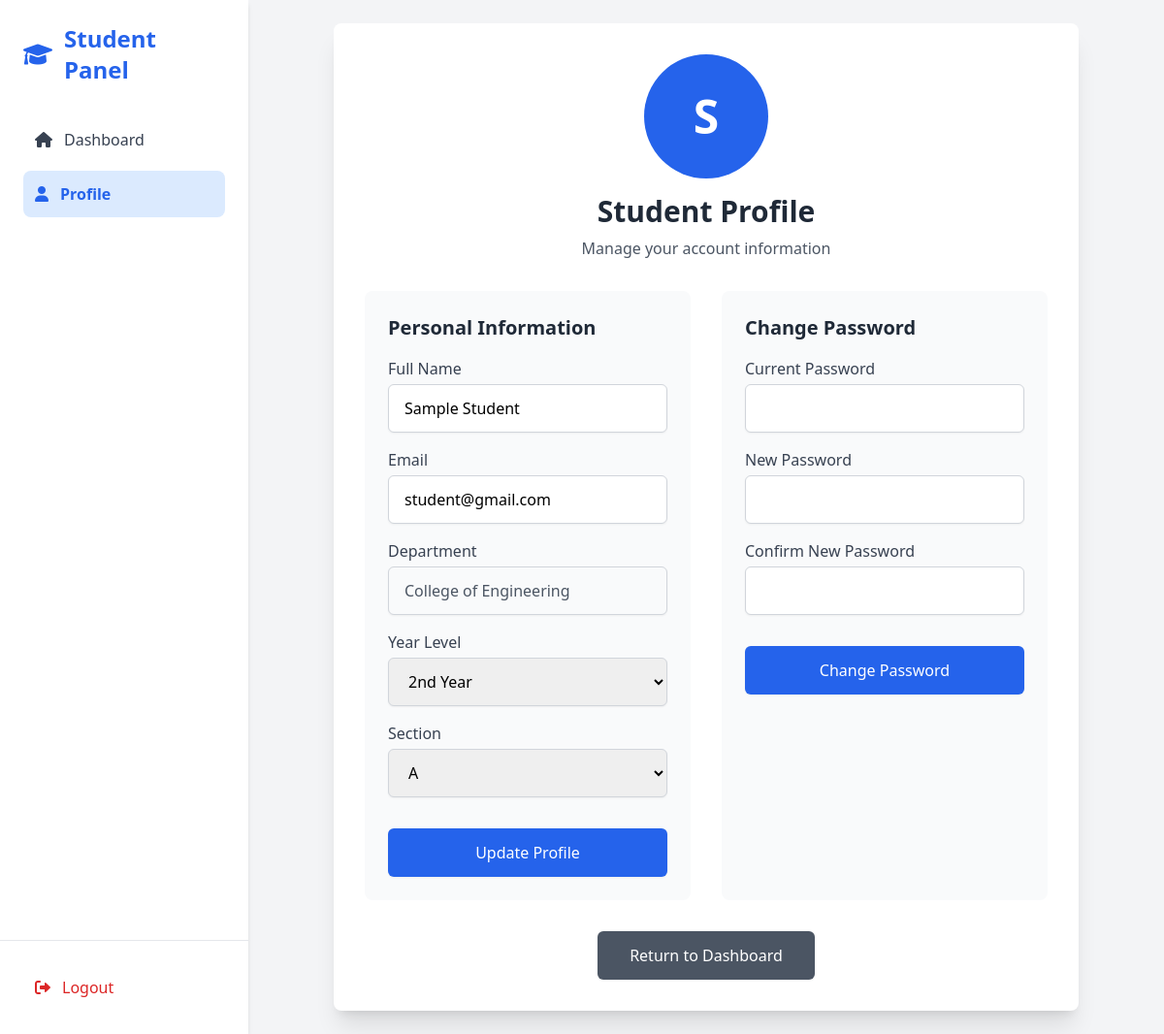
/student/profile.php (signed in), run on the app's committed database.
### tables this page shows
CREATE TABLE `students` (
  `id` int(11) NOT NULL,
  `full_name` varchar(100) NOT NULL,
  `email` varchar(100) NOT NULL,
  `password` varchar(255) NOT NULL,
  `year_level` enum('1st Year','2nd Year','3rd Year','4th Year') NOT NULL,
  `section` enum('A','B','C','D','E') NOT NULL,
  `registration_date` timestamp NOT NULL DEFAULT current_timestamp(),
  `department` varchar(255) NOT NULL DEFAULT ''
);

### student/profile.php (the view, shortened to what this page needs)
<?php
include '../includes/db_connection.php';
$student_id = $_SESSION['student_id'];
$year_levels = [
    '1st Year',
    '2nd Year',
    '3rd Year',
    '4th Year'
];
$sections = [
    'A',
    'B',
    'C',
    'D',
    'E'
];
$stmt = $conn->prepare("
    SELECT * FROM students WHERE id = ?
");
$stmt->bind_param("i", $student_id);
$stmt->execute();
$result = $stmt->get_result();
$student = $result->fetch_assoc();
?>
<!DOCTYPE html>
<html lang="en">
<head>
    <script src="https://cdn.tailwindcss.com"></script>
    <link href="https://cdnjs.cloudflare.com/ajax/libs/font-awesome/6.0.0/css/all.min.css" rel="stylesheet">
</head>
<body class="bg-gray-100 font-sans leading-normal tracking-normal">
    <div class="flex h-screen bg-gray-100">
        <div id="mobileMenu" class="mobile-menu fixed lg:static w-64 bg-white shadow-md flex flex-col h-full z-50">
            <div class="p-6 flex-1">
                <div class="flex items-center space-x-3 mb-8">
                    <i class="fas fa-graduation-cap text-2xl text-blue-600"></i>
                    <h2 class="text-2xl font-bold text-blue-600">Student Panel</h2>
                </div>
                <nav class="space-y-2">
                    <a href="student_dashboard.php" class="sidebar-item flex items-center space-x-3 text-gray-700 hover:bg-blue-100 hover:text-blue-600 p-3 rounded-lg">
                        <i class="fas fa-home"></i>
                        <span>Dashboard</span>
                    </a>
                    <a href="profile.php" class="sidebar-item flex items-center space-x-3 text-blue-600 bg-blue-100 p-3 rounded-lg font-semibold">
                        <i class="fas fa-user"></i>
                        <span>Profile</span>
                    </a>
                </nav>
            </div>
            <div class="p-6 border-t border-gray-200">
                <a href="../logout.php" class="sidebar-item flex items-center space-x-3 text-red-600 hover:bg-red-100 hover:text-red-800 p-3 rounded-lg">
                    <i class="fas fa-sign-out-alt"></i>
                    <span>Logout</span>
                </a>
            </div>
        </div>
        <div class="flex-1 p-4 lg:p-6 overflow-y-auto">
            <div class="profile-container max-w-3xl mx-auto bg-white rounded-lg shadow-xl p-4 lg:p-8">
                <div class="text-center mb-6 lg:mb-8">
                    <div class="flex justify-center mb-4">
                        <div class="w-24 h-24 lg:w-32 lg:h-32 rounded-full bg-blue-600 flex items-center justify-center text-white text-4xl lg:text-5xl font-bold">
                            <?php echo strtoupper(substr($student['full_name'], 0, 1)); ?>
                        </div>
                    </div>
                    <h1 class="text-2xl lg:text-3xl font-bold text-gray-800 mb-2">Student Profile</h1>
                    <p class="text-gray-600 text-sm lg:text-base">Manage your account information</p>
                </div>
                <div class="grid grid-cols-1 lg:grid-cols-2 gap-6 lg:gap-8">
                    <div class="bg-gray-50 rounded-lg p-4 lg:p-6">
                        <h2 class="text-lg lg:text-xl font-semibold text-gray-800 mb-4">Personal Information</h2>
                        <form action="profile.php" method="POST" class="space-y-4">
                            <div>
                                <label class="block text-sm lg:text-base font-medium text-gray-700 mb-1">Full Name</label>
                                <input type="text" name="full_name" value="<?php echo htmlspecialchars($student['full_name']); ?>"
                                       class="w-full px-3 lg:px-4 py-2 lg:py-3 border border-gray-300 rounded-md shadow-sm focus:ring-blue-500 focus:border-blue-500 text-sm lg:text-base" required>
                            </div>
                            <div>
                                <label class="block text-sm lg:text-base font-medium text-gray-700 mb-1">Email</label>
                                <input type="email" name="email" value="<?php echo htmlspecialchars($student['email']); ?>"
                                       class="w-full px-3 lg:px-4 py-2 lg:py-3 border border-gray-300 rounded-md shadow-sm focus:ring-blue-500 focus:border-blue-500 text-sm lg:text-base" required>
                            </div>
                            <div>
                                <label class="block text-sm lg:text-base font-medium text-gray-700 mb-1">Department</label>
                                <?php if (!empty($student['department'])): ?>
                                    <input type="text" value="<?php echo htmlspecialchars($student['department']); ?>"
                                           class="w-full px-3 lg:px-4 py-2 lg:py-3 border border-gray-300 rounded-md shadow-sm bg-gray-50 text-gray-600 text-sm lg:text-base"
                                           readonly>
                                <?php endif; ?>
                            </div>
                            <div>
                                <label class="block text-sm lg:text-base font-medium text-gray-700 mb-1">Year Level</label>
                                <select name="year_level" class="w-full px-3 lg:px-4 py-2 lg:py-3 border border-gray-300 rounded-md shadow-sm focus:ring-blue-500 focus:border-blue-500 text-sm lg:text-base" required>
                                    <?php foreach ($year_levels as $year): ?>
                                    <option value="<?php echo $year; ?>" <?php echo $student['year_level'] === $year ? 'selected' : ''; ?>>
                                        <?php echo $year; ?>
                                    </option>
                                    <?php endforeach; ?>
                                </select>
                            </div>
                            <div>
                                <label class="block text-sm lg:text-base font-medium text-gray-700 mb-1">Section</label>
                                <select name="section" class="w-full px-3 lg:px-4 py-2 lg:py-3 border border-gray-300 rounded-md shadow-sm focus:ring-blue-500 focus:border-blue-500 text-sm lg:text-base" required>
                                    <?php foreach ($sections as $section): ?>
                                    <option value="<?php echo $section; ?>" <?php echo $student['section'] === $section ? 'selected' : ''; ?>>
                                        <?php echo $section; ?>
                                    </option>
                                    <?php endforeach; ?>
                                </select>
                            </div>
                            <div class="pt-4">
                                <button type="submit" class="w-full inline-flex justify-center items-center px-4 lg:px-6 py-2 lg:py-3 border border-transparent text-sm lg:text-base font-medium rounded-md shadow-sm text-white bg-blue-600 hover:bg-blue-700 focus:outline-none focus:ring-2 focus:ring-offset-2 focus:ring-blue-500 transition duration-200">
                                    Update Profile
                                </button>
                            </div>
                        </form>
                    </div>
                    <div class="bg-gray-50 rounded-lg p-4 lg:p-6">
                        <h2 class="text-lg lg:text-xl font-semibold text-gray-800 mb-4">Change Password</h2>
                        <form action="profile.php" method="POST" class="space-y-4">
                            <div>
                                <label class="block text-sm lg:text-base font-medium text-gray-700 mb-1">Current Password</label>
                                <input type="password" name="current_password"
                                       class="w-full px-3 lg:px-4 py-2 lg:py-3 border border-gray-300 rounded-md shadow-sm focus:ring-blue-500 focus:border-blue-500 text-sm lg:text-base" required>
                            </div>
                            <div>
                                <label class="block text-sm lg:text-base font-medium text-gray-700 mb-1">New Password</label>
                                <input type="password" name="new_password"
                                       class="w-full px-3 lg:px-4 py-2 lg:py-3 border border-gray-300 rounded-md shadow-sm focus:ring-blue-500 focus:border-blue-500 text-sm lg:text-base" required>
                            </div>
                            <div>
                                <label class="block text-sm lg:text-base font-medium text-gray-700 mb-1">Confirm New Password</label>
                                <input type="password" name="confirm_password"
                                       class="w-full px-3 lg:px-4 py-2 lg:py-3 border border-gray-300 rounded-md shadow-sm focus:ring-blue-500 focus:border-blue-500 text-sm lg:text-base" required>
                            </div>
                            <div class="pt-4">
                                <button type="submit" class="w-full inline-flex justify-center items-center px-4 lg:px-6 py-2 lg:py-3 border border-transparent text-sm lg:text-base font-medium rounded-md shadow-sm text-white bg-blue-600 hover:bg-blue-700 focus:outline-none focus:ring-2 focus:ring-offset-2 focus:ring-blue-500 transition duration-200">
                                    Change Password
                                </button>
                            </div>
                        </form>
                    </div>
                </div>
                <div class="mt-6 lg:mt-8 text-center">
                    <a href="student_dashboard.php" class="inline-flex items-center px-6 lg:px-8 py-2 lg:py-3 border border-transparent text-sm lg:text-base font-medium rounded-md shadow-sm text-white bg-gray-600 hover:bg-gray-700 focus:outline-none focus:ring-2 focus:ring-offset-2 focus:ring-gray-500 transition duration-200">
                        Return to Dashboard
                    </a>
                </div>
            </div>
        </div>
    </div>
</body>
</html>

### student/profile.php (style rules this page uses)
body { font-family: 'Inter', sans-serif; }
.sidebar-item { transition: all 0.3s ease; }

### data on the page
students: full_name "S", full_name "Sample Student", email "student@gmail.com", department "College of Engineering", year_level "2nd Year", section "A"
